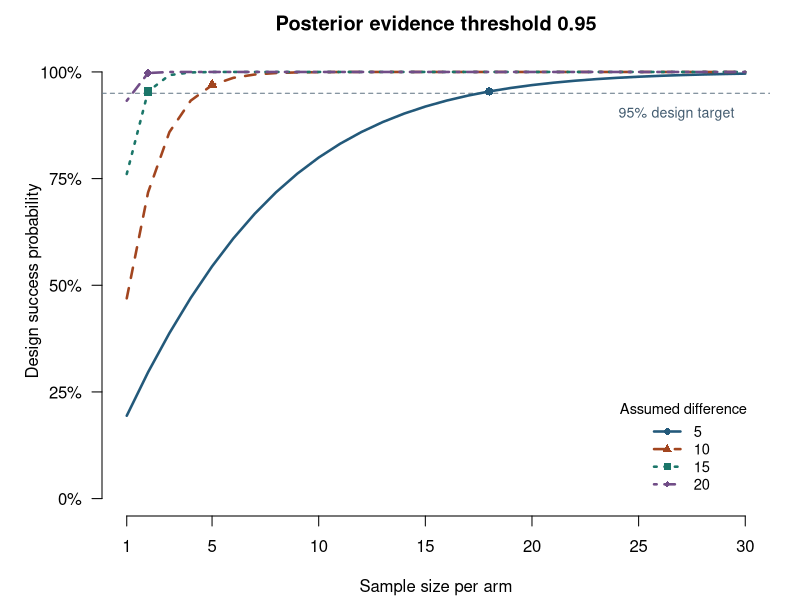

The R script that drew this image:
# Portfolio revision of the original normal-normal LDL planning analysis.
# Fixed-effect success probability is not design-prior averaged assurance.
args <- commandArgs(trailingOnly=TRUE)
out <- if(length(args)) args[1] else "results"
dir.create(out, recursive=TRUE, showWarnings=FALSE)
sigma <- 4.5; prior_mean <- 0; prior_sd <- 100; target <- .95

posterior <- function(D, n, sigma=4.5, m0=0, s0=100) {
  stopifnot(n>=1, sigma>0, s0>0)
  variance <- 1/(1/s0^2+n/(2*sigma^2))
  list(mean=variance*(m0/s0^2+n*D/(2*sigma^2)), sd=sqrt(variance))
}
critical_difference <- function(n, threshold=.95, sigma=4.5, m0=0, s0=100) {
  stopifnot(threshold>0, threshold<1)
  variance <- 1/(1/s0^2+n/(2*sigma^2))
  (qnorm(threshold)/sqrt(variance)-m0/s0^2)*2*sigma^2/n
}
success_probability <- function(n, delta, threshold=.95, sigma=4.5, m0=0, s0=100) {
  pnorm(critical_difference(n,threshold,sigma,m0,s0),mean=delta,sd=sqrt(2*sigma^2/n),lower.tail=FALSE)
}
design_assurance <- function(n, design_mean, design_sd, threshold=.95) {
  stopifnot(design_sd>=0)
  # Integrates uncertainty in the true effect under a Normal design prior.
  pnorm(critical_difference(n,threshold), mean=design_mean,
        sd=sqrt(2*sigma^2/n+design_sd^2), lower.tail=FALSE)
}
find_n <- function(delta, threshold=.95, maximum=10000) {
  n<-seq_len(maximum); eligible<-which(success_probability(n,delta,threshold)>=target)
  if(!length(eligible)) return(NA_integer_)
  n[min(eligible)]
}
classical_n <- function(delta, alpha=.05) {
  ceiling(2*sigma^2*(qnorm(1-alpha)+qnorm(target))^2/delta^2)
}
delta<-c(5,10,15,20)
results<-data.frame(delta=delta,bayes_threshold_95=sapply(delta,find_n),
  classical_alpha_05=sapply(delta,classical_n),
  bayes_threshold_975=sapply(delta,find_n,threshold=.975),
  classical_alpha_025=sapply(delta,classical_n,alpha=.025))
write.csv(results,file.path(out,"sample-sizes.csv"),row.names=FALSE)
set.seed(203)
validation<-do.call(rbind,lapply(delta,function(d){
 n<-find_n(d); D<-rnorm(100000,d,sqrt(2*sigma^2/n)); pp<-posterior(D,n)
 mc<-mean(pnorm(0,pp$mean,pp$sd,lower.tail=FALSE)>.95)
 data.frame(delta=d,n=n,analytic=success_probability(n,d),simulation=mc,mc_se=sqrt(mc*(1-mc)/length(D)))
}))
write.csv(validation,file.path(out,"simulation-check.csv"),row.names=FALSE)
stopifnot(all(abs(validation$analytic-validation$simulation)<5*validation$mc_se+.0001))
stopifnot(is.na(find_n(.0001,maximum=2)))
stopifnot(all(diff(success_probability(1:100,5))>=-1e-12))
png(file.path(out,"success-probability.png"),width=1280,height=720,res=150)
par(mar=c(4.2,5.1,2.3,1.5), family="sans")
sample_sizes <- 1:30
colors <- c("#23597a", "#a2451f", "#1b7669", "#714d87")
styles <- c(1, 2, 3, 4)
symbols <- c(16, 17, 15, 18)
plot(sample_sizes, rep(0,length(sample_sizes)), type="n", axes=FALSE,
     xlim=c(1,30), ylim=c(0,1.02), xlab="Sample size per arm",
     ylab="Design success probability", main="Posterior evidence threshold 0.95")
axis(1, at=c(1,5,10,15,20,25,30))
axis(2, at=seq(0,1,.25), labels=paste0(seq(0,100,25),"%"), las=1)
abline(h=target,lty=2,col="#687b8a")
text(29.5,target-.048,"95% design target",adj=1,col="#435c70",cex=.85)
for(i in seq_along(delta)) {
  lines(sample_sizes,success_probability(sample_sizes,delta[i]),
        col=colors[i],lty=styles[i],lwd=2.5)
  n <- results$bayes_threshold_95[i]
  points(n,success_probability(n,delta[i]),col=colors[i],pch=symbols[i],cex=1.1)
}
legend("bottomright",inset=.03,legend=delta,title="Assumed difference",
       col=colors,lty=styles,pch=symbols,lwd=2.5,bty="n",cex=.88)
dev.off()
capture.output(sessionInfo(),file=file.path(out,"session-info.txt"))
print(results)
